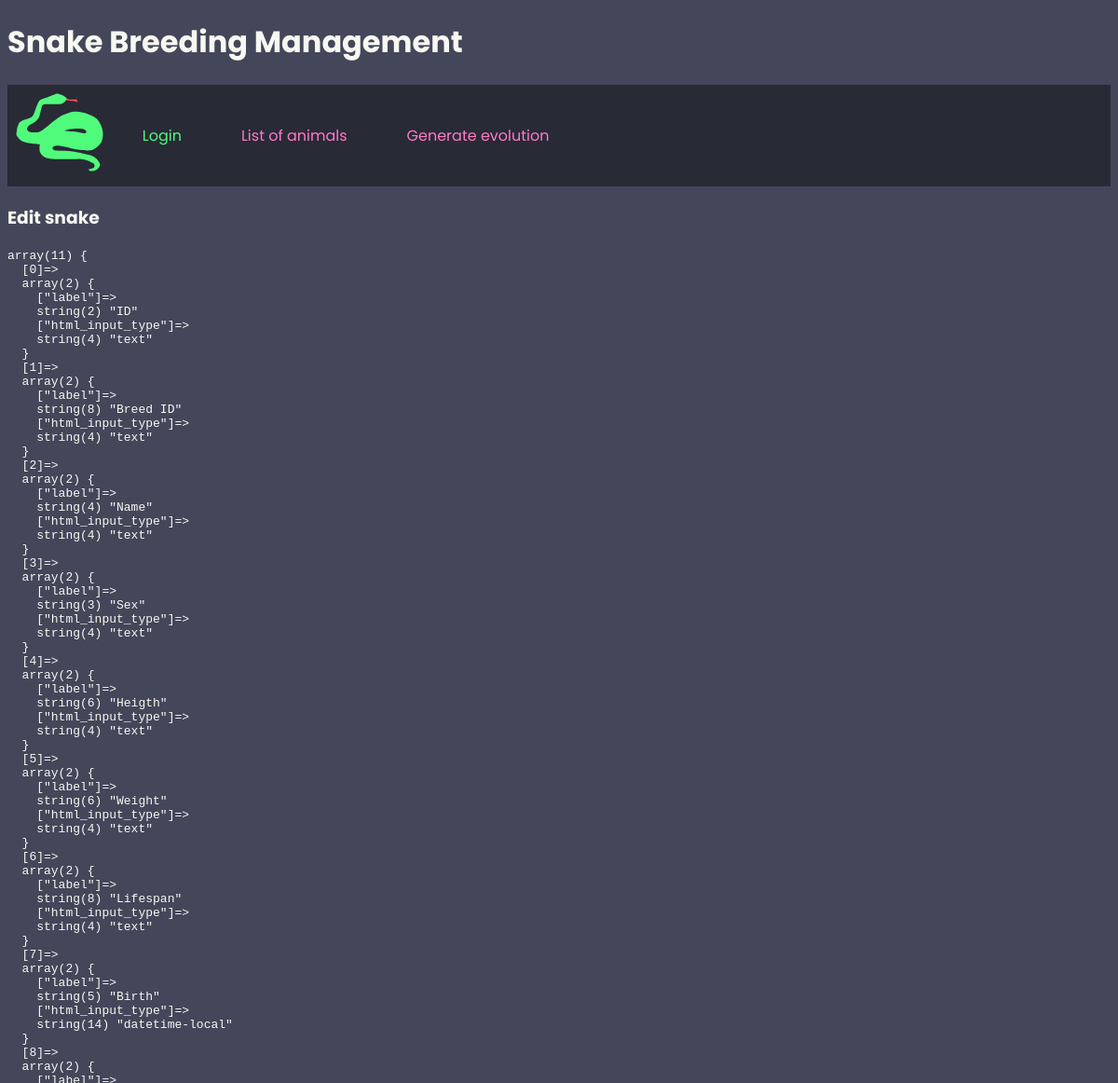
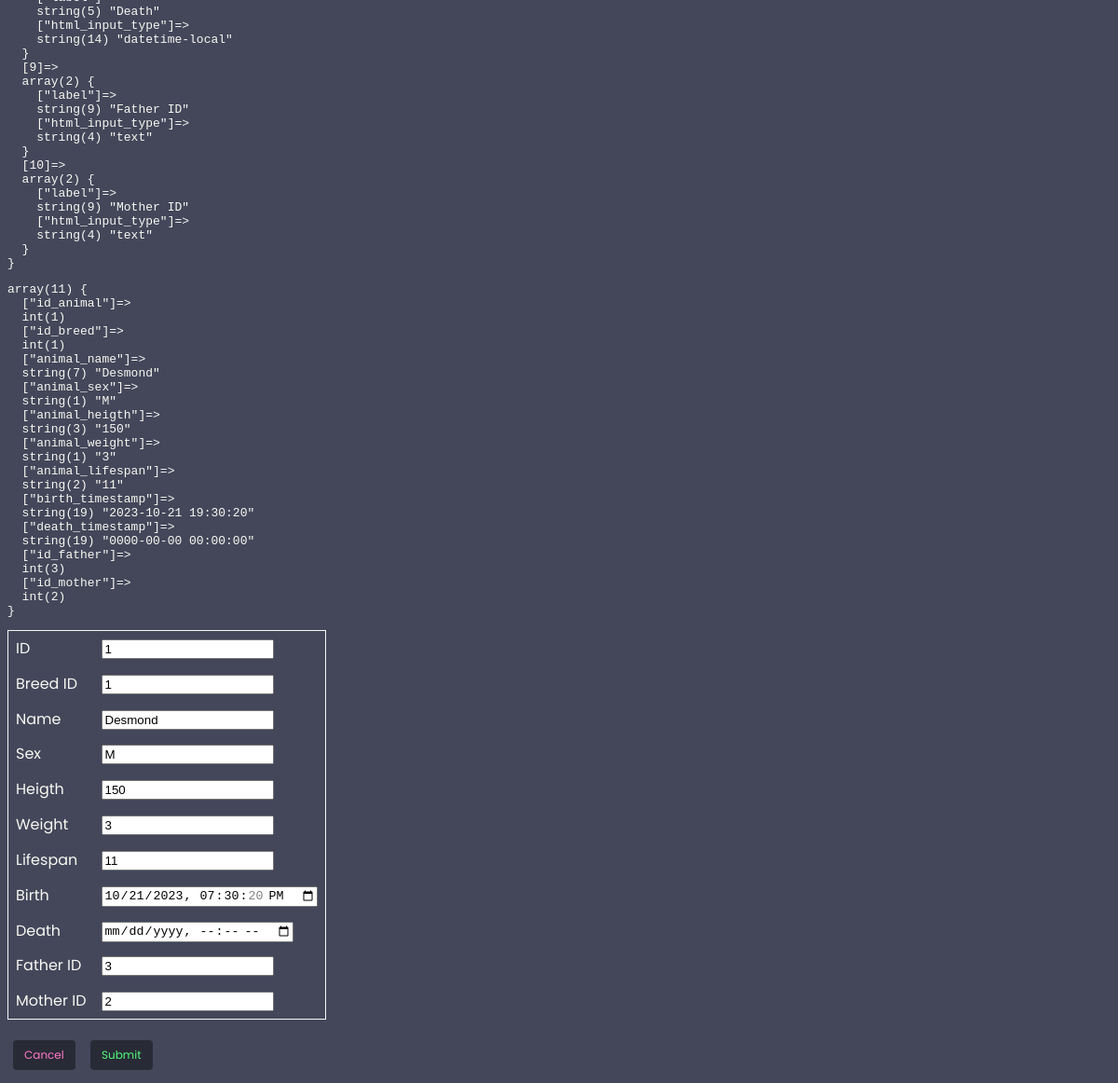
The app's page /index.php?page=edit_animal&choice=edit&id=1 (signed in) with its own data (2 pictures, top to bottom).
### tables this page shows
CREATE TABLE animal (
    id_animal INT UNSIGNED NOT NULL AUTO_INCREMENT PRIMARY KEY,
    id_breed INT DEFAULT NULL,
    animal_name VARCHAR(30) DEFAULT NULL,
    animal_sex CHAR(1) DEFAULT NULL,
    animal_heigth DECIMAL DEFAULT NULL,
    animal_weight DECIMAL DEFAULT NULL,
    animal_lifespan DECIMAL DEFAULT NULL,
    birth_timestamp TIMESTAMP DEFAULT 0,
    death_timestamp TIMESTAMP DEFAULT 0,
    id_father INT DEFAULT NULL,
    id_mother INT DEFAULT NULL
);

### classes/dbconnect.class.php (called while the page is built, shortened)
<?php
class dbConnect {
    private $connect;
    public function __construct($h='localhost', $db='breedingManagement', $u='mariadb', $pw='mariadb*1') {
        $this->connect = new PDO("mysql:host=".$h.";dbname=".$db, $u, $pw);
        $this->connect->setAttribute(PDO::ATTR_ERRMODE, PDO::ERRMODE_EXCEPTION);
    }
    public function sendQuery($query) {
        $startquery = explode(' ', trim($query));
        if ($startquery[0] == 'SELECT' || $startquery[0] == 'INSERT' || $startquery[0] == 'UPDATE' || $startquery[0] == 'DELETE') {
            $result = $this->connect->query($query);
            if ($startquery[0] == 'SELECT') $result = $result->fetchAll(PDO::FETCH_ASSOC);
            return $result;
        } else {
            return FALSE;
        }
    }
    public function getColumnNamesAndInputType($table) {
        $query = "SELECT label, html_input_type
                    FROM (SELECT DISTINCT COLUMN_NAME
                            FROM INFORMATION_SCHEMA.COLUMNS
                            WHERE TABLE_NAME = '".$table."')
                            as ids
                         INNER JOIN column_label
                                 ON ids.COLUMN_NAME = column_label.id_column_label;";
        return $this->sendQuery($query);
    }
}
?>

### classes/animal.class.php (called while the page is built, shortened)
<?php
class Animal {
    private $table = "animal";
    private $id;
    public function __construct($id='') {
        $this->id = $id;
    }
    public function getAnimalData() {
        $db_connect = new dbConnect();
        return $db_connect->sendQuery("SELECT * FROM `".$this->table."` WHERE `id_".$this->table."` = ".$this->id)[0];
    }
    public function getColumnNamesAndInputType() {
        $db_connect = new dbConnect();
        return $db_connect->getColumnNamesAndInputType($this->table);
    }
}
?>

### pages/edit_animal.php (the view, shortened to what this page needs)
<?php
$id = $_GET['id'];
$choice = $_GET['choice'];
if (isset($_SESSION['open']) && $_SESSION['open'] > 0 && isset($choice)) {
    if ($choice == 'new') {
        $animal = new Animal();
        $title_display = "Create";
    } else {
        $animal = new Animal($id);
        $title_display = "Edit";
    }
} else {
    header("Location: index.php?page=login");
}
?>
<h3><?php echo $title_display." ".$_SESSION['animal_specie'] ?></h3>
    <form class="userform" method="POST" action="">
        <table class="formtable"><p>
            <?php
            $animal_columns = $animal->getColumnNamesAndInputType();
            $values = $animal->getAnimalData();
            echo '<pre>'; var_dump($animal_columns); echo '</pre>';
            echo '<pre>'; var_dump($values); echo '</pre>';
            $count = 0;
            foreach ($values as $key => $value) {
                echo "<tr>";
                echo "<td>".$animal_columns[$count]['label']."</td>";
                echo '<td><input type="'.$animal_columns[$count]['html_input_type'].'" name="'.$key.'" value="'.$value.'"></td>';
                echo "</tr>";
                $count++;
            }
            ?>
        </table></p>
            <input class="button redbutton" type="button" onclick="window.location.href='index.php?page=animal_list'" value="Cancel">
            <input class="button" type="submit" name="form_submit" value="Submit">
    </form>

### style.css (style rules this page uses)
body { font-family: 'Poppins', sans-serif; background-color: #44475a; color: #f8f8f2; }
table, th, td { border: 1px solid #f8f8f2; border-collapse: collapse; }
th, td { padding-left: 1em; padding-right: 1em; text-align: left; }
.button { background-color: #282a36; color: #50fa7b; text-align: center; text-decoration: none; border: none; border-radius: 4px; padding: 0.6em 1em 0.6em 1em; font-family: 'Poppins', sans-serif; font-size: 0.75em; margin : 0.5em; }
.redbutton { color: #ff79c6; }
.formtable table, .formtable td, .formtable th, .formtable tr { border: none; padding: 0.4em 0.5em 0.4em 0.5em; }

### records on screen
animal: id_animal "1", id_breed "1", animal_name "Desmond", animal_sex "M", animal_heigth "150", animal_weight "3", animal_lifespan "11", birth_timestamp "10/21/2023 19:30:20", id_father "3", id_mother "2"

### other values on screen
$_SESSION['animal_specie'] "Snake"
$title_display "Edit"
$_SESSION['animal_specie'] "snake"
$animal_columns[$count]['label'] "ID"
$animal_columns[$count]['label'] "Breed ID"
$animal_columns[$count]['label'] "Name"
$animal_columns[$count]['label'] "Sex"
$animal_columns[$count]['label'] "Heigth"
$animal_columns[$count]['label'] "Weight"
$animal_columns[$count]['label'] "Lifespan"
$animal_columns[$count]['label'] "Birth"
$animal_columns[$count]['label'] "Death"
$animal_columns[$count]['label'] "Father ID"
$animal_columns[$count]['label'] "Mother ID"
